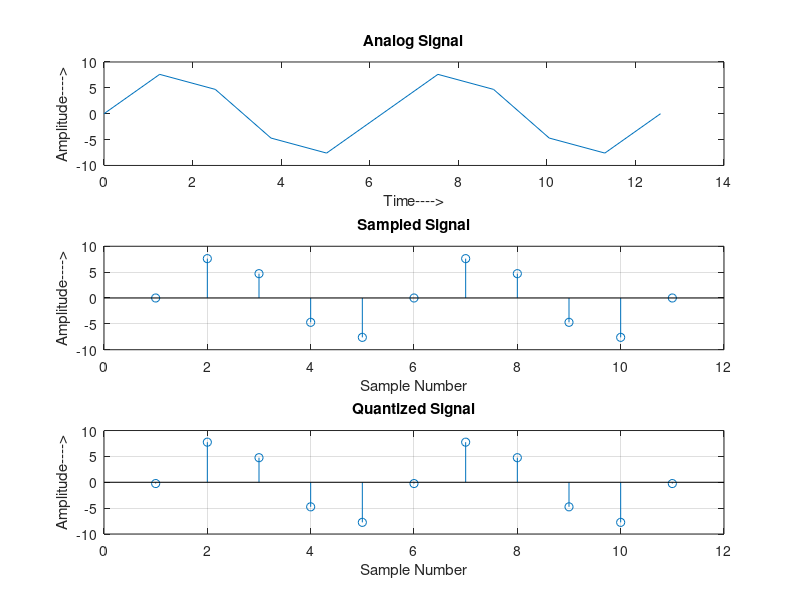
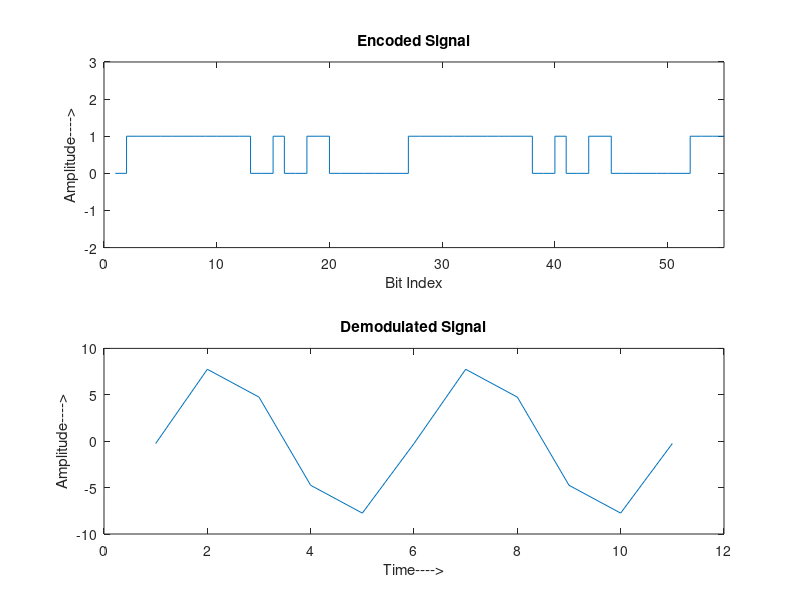

Here is the MATLAB script that generated these plots, in order:
clc;
close all;
clear all;
n=input('Enter n value for n-bit PCM System:');
n1= input('Enter number of samples in a period:');
L=2^n;

x=0: 2*pi/n1:4*pi;
s=8*sin(x);
subplot(3,1,1);
plot(x, s);  % Changed the x-axis values to match the signal
title('Analog Signal');
ylabel('Amplitude---->');
xlabel('Time---->');

subplot(3,1,2);
stem(s);grid on;
title('Sampled Signal'); % Corrected the typo "Sampled Sinal" to "Sampled Signal"
ylabel('Amplitude---->');
xlabel('Sample Number'); % Changed x-axis label to "Sample Number"

vmax=8;
vmin=-vmax;
del=(vmax-vmin)/L;
part=vmin:del:vmax;
code=vmin-(del/2):del:vmax+(del/2);
[ind,q]=quantiz(s,part,code);
l1=length(ind); % Corrected the typo "lenget" to "length"
l2=length(q);

for i=1:l1
    if(ind(i)~=0)
        ind(i)=ind(i)-1;
    end
end
for i=1:l2
    if(q(i)==vmin-(del/2))
        q(i)=vmin+(del/2);
    end
end

subplot(3,1,3); % Changed subplot index from 2 to 3
stem(q);grid on;
title('Quantized Signal');
ylabel('Amplitude---->');
xlabel('Sample Number'); % Changed x-axis label to "Sample Number"

figure
code=de2bi(ind,'left-msb');
k=1;
for i=1:l1
    for j=1:n
        coded(k)=code(i,j);
        j=j+1;
        k=k+1;
    end
    i=i+1;
end

subplot(2,1,1);
grid on;
stairs(coded);
axis([0 length(coded) -2 3]); % Adjusted the x-axis limits
title('Encoded Signal');
ylabel('Amplitude---->');
xlabel('Bit Index'); % Changed x-axis label to "Bit Index"

qunt=reshape(coded,n,length(coded)/n);
index=bi2de(qunt','left-msb');
q=del*index+vmin+(del/2);
subplot(2,1,2);
grid on;
plot(q);
title('Demodulated Signal');
ylabel('Amplitude---->');
xlabel('Time---->');
